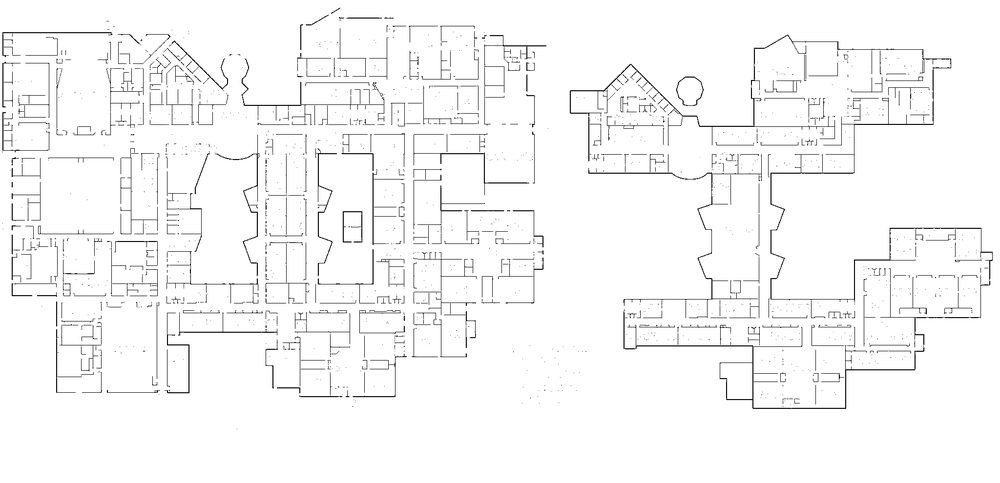
#> input picture good_map.png, 1000 x 483 px, shrunk from 2048 x 990 before the run
$ python read_map.py
#> lines starting #> are read from the running program, lines starting #| are printed output that depends on the picture; after the words box and inside, x2 and y2 are one past the last pixel; in counts of white or black regions, pixels touching at a corner belong together
import cv2 as cv
import numpy as np
import math


filename = "good_map.png"
src = cv.imread(filename, cv.IMREAD_GRAYSCALE) # Load image
#> src: shape (483, 1000); min 0, max 255, mean 247.4
dst = cv.Canny(src, 50, 200, None, 3)
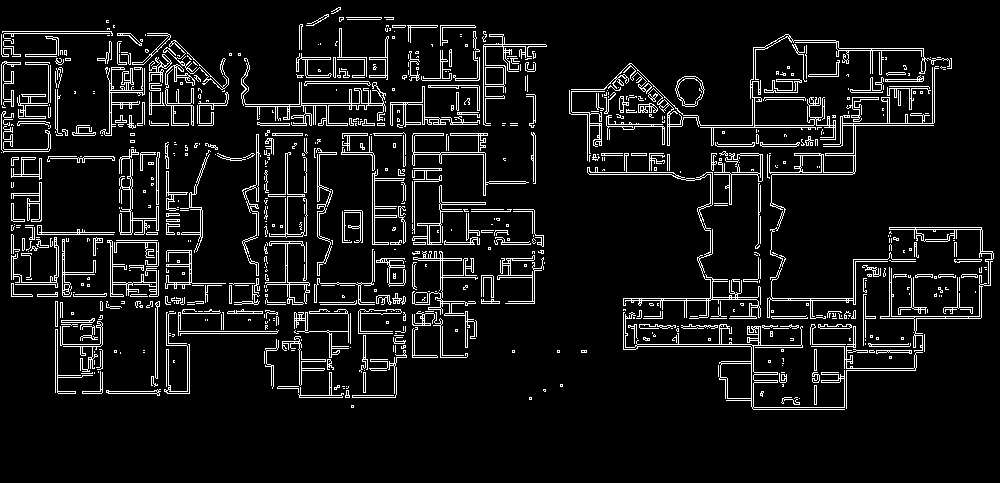
#> dst: shape (483, 1000); 8.3% white in thin lines or dots, all inside (x1, y1, x2, y2) = (1, 7, 994, 410)

# Copy edges to the images that will display the results in BGR
cdst = cv.cvtColor(dst, cv.COLOR_GRAY2BGR)
cdstP = np.copy(cdst)

# Regular hough lines transform

lines_reg = cv.HoughLines(dst, 0.5, np.pi / 180, 10, None)

if lines_reg is not None:
    for i in range(0, len(lines_reg)):
        rho = lines_reg[i][0][0]
        theta = lines_reg[i][0][1]
        a = math.cos(theta)
        b = math.sin(theta)
        x0 = a * rho
        y0 = b * rho
        pt1 = (int(x0 + 1000*(-b)), int(y0 + 1000*(a)))
        pt2 = (int(x0 - 1000*(-b)), int(y0 - 1000*(a)))
        cv.line(cdst, pt1, pt2, (0,0,255), 1)
#> this loop made 47638 passes
#> (rho, theta, a, b, x0, y0, pt1, pt2) on passes 1 to 3: (125, 1.57, -4.37e-08, 1, -5.46e-06, 125, (-1000, 124), (999, 125)), (123, 1.57, -4.37e-08, 1, -5.38e-06, 123, (-1000, 122), (999, 123)), (318, 1.57, -4.37e-08, 1, -1.39e-05, 318, (-1000, 317), (999, 318))
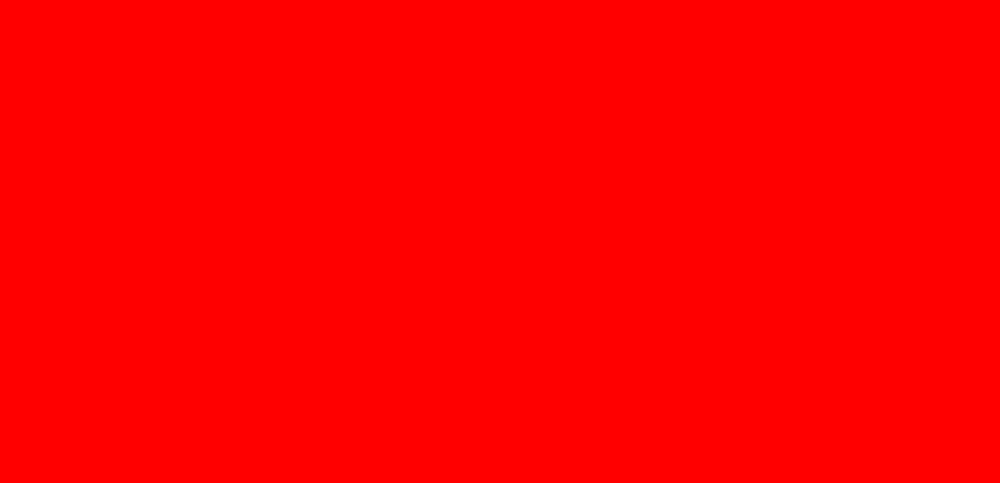
#> cdst: shape (483, 1000, 3); mean B, G, R 0, 0, 255

# Probabilistic hough lines transform

lines = cv.HoughLinesP(dst, 0.5, np.pi / 180, 10, None, 10, 2)
#> lines = 1025 rows, first 6: [166, 313, 219, 313], [149, 105, 192, 105], [840, 125, 933, 125], [125, 282, 158, 283], [587, 172, 673, 172], [165, 284, 190, 284]

if lines is not None:
    for i in range(0, len(lines)):
        l = lines[i][0]
        cv.line(cdstP, (l[0], l[1]), (l[2], l[3]), (255,0,0), 1)
#> this loop made 1025 passes
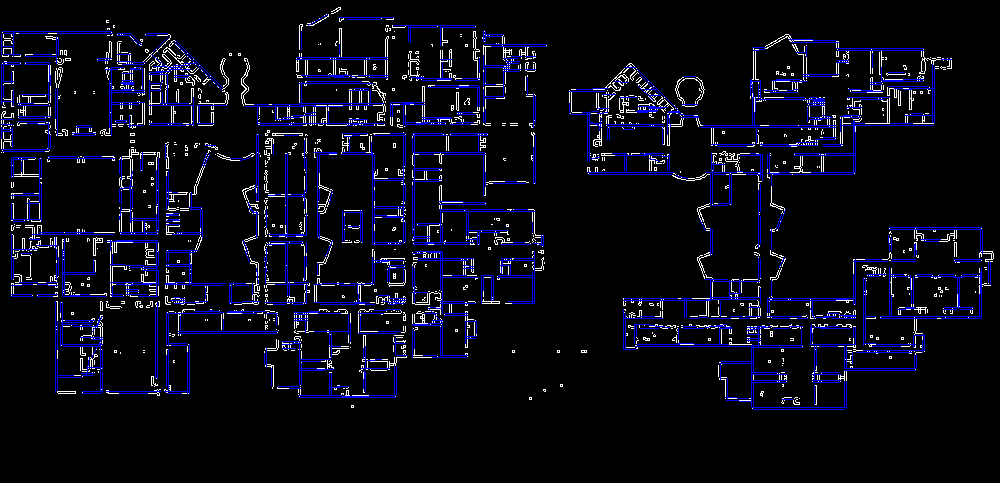
#> cdstP: shape (483, 1000, 3); mean B, G, R 22.5, 9.3, 9.3

cv.imshow("Detected Lines - Regular", cdst)
cv.imshow("Detect lines - Probabilistic", cdstP)
cv.imwrite("detected_lines.png", cdstP)
cv.waitKey()
